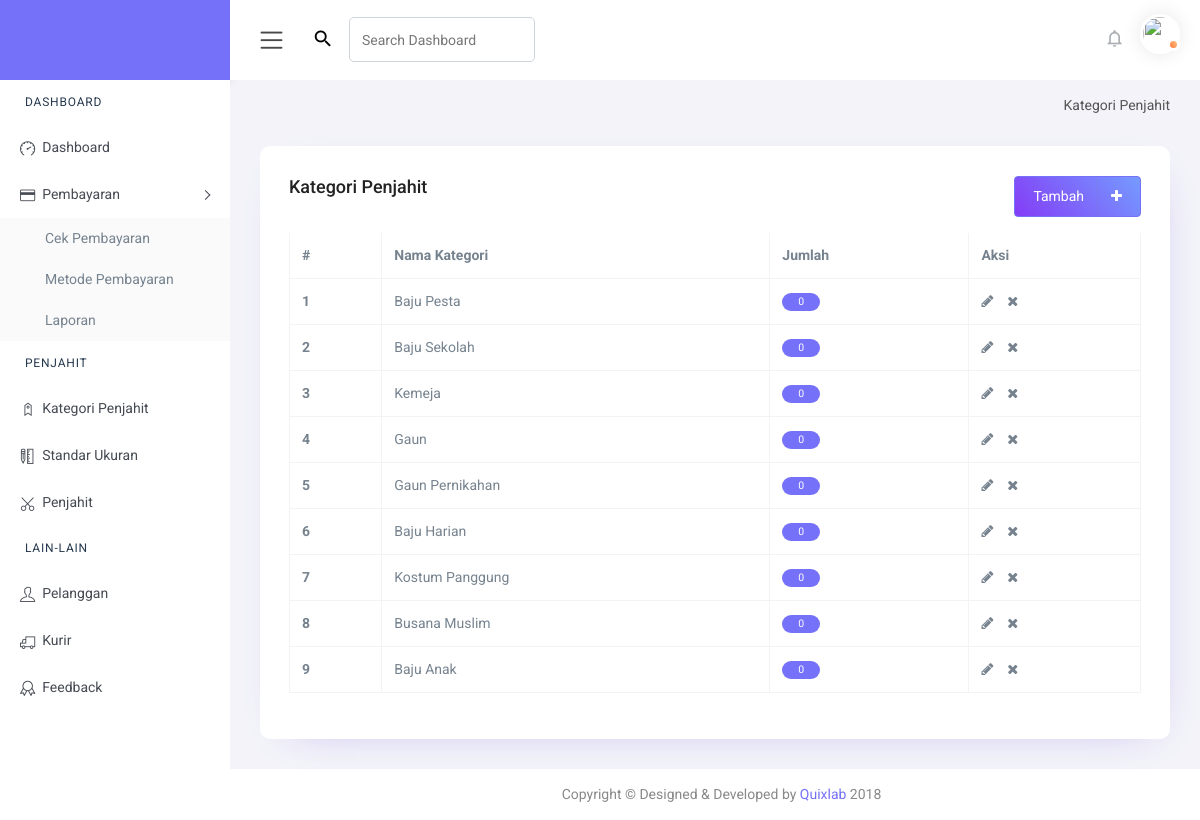
Page /admin/adminweb.php?module=kategoriPenjahit (signed in) on the committed database.
### tables this page shows
CREATE TABLE `tbl_kategori` (
  `idKategori` int(11) NOT NULL,
  `namaKategori` varchar(30) NOT NULL
);

### lib/config.php (called while the page is built, shortened)
<?php
$admin_url = "http://localhost/swing/admin/";
 ?>

### admin/module/kategoriPenjahit/listKategori.php (the view)
<?php
include "../lib/config.php";
include "../lib/koneksi.php";
?>
<div class="content-body">
    <div class="row page-titles mx-0">
        <div class="col p-md-0">
            <ol class="breadcrumb">
                <li class="breadcrumb-item active"><a href="javascript:void(0)">Kategori Penjahit</a></li>
            </ol>
        </div>
    </div>
    <div class="container-fluid">
        <div class="row justify-content-center">
            <div class="col-lg-12">
                <div class="card">
                    <div class="card-body" >
                        <div class="card-title " >
                            <h4 class="d-inline ">Kategori Penjahit</h4>
                            <a href="<?php echo $admin_url;?>adminweb.php?module=tambahKategori" class="btn gradient-1 mb-3 btn-primary float-right" >Tambah<span class="btn-icon-right"><i class="fa fa-plus" aria-hidden="true"></i></span></a>
                        </div>
                        <div class="table-responsive">
                            <table class="table table-bordered verticle-middle">
                                <thead>
                                    <tr>
                                        <th>#</th>
                                        <th>Nama Kategori</th>
                                        <th>Jumlah</th>
                                        <th>Aksi</th>
                                    </tr>
                                </thead>
                                <tbody>
                                    <?php
                                    $kueri = mysqli_query($koneksi, "SELECT * FROM tbl_kategori");
                                    $no = 1;
                                    while ($res=mysqli_fetch_array($kueri)) {
                                    ?>
                                    <tr>
                                        <th><?php echo $no;?></th>
                                        <td><?php echo $res['namaKategori'];?></td>
                                        <td><span class="badge badge-pill badge-primary px-3">0</span>
                                        </td>
                                        <td><a href="<?php echo $admin_url;?>adminweb.php?module=ubahKategori&idKategori=<?php echo $res['idKategori']?>" data-toggle="tooltip" data-placement="top" title="Ubah"><i class="fa fa-pencil color-muted m-r-5"></i> </a> &nbsp;&nbsp;
                                        <a onClick ="return confirm('Anda yakin ingin menghapus data ini?')" href="<?php echo $admin_url;?>module/kategoriPenjahit/aksiHapus.php?idKategori=<?php echo $res['idKategori']?>" data-toggle="tooltip" data-placement="top" title="Hapus"><i class="fa fa-close color-danger"></i></a></td>
                                    </tr>
                                    <?php $no++ ;}?>
                                </tbody>
                            </table>
                        </div>
                    </div>
                </div>
            </div>
        </div>
    </div>
</div>

### rows in the picture
tbl_kategori: namaKategori "Baju Pesta"
tbl_kategori: namaKategori "Baju Sekolah"
tbl_kategori: namaKategori "Kemeja"
tbl_kategori: namaKategori "Gaun"
tbl_kategori: namaKategori "Gaun Pernikahan"
tbl_kategori: namaKategori "Baju Harian"
tbl_kategori: namaKategori "Kostum Panggung"
tbl_kategori: namaKategori "Busana Muslim"
tbl_kategori: namaKategori "Baju Anak"
